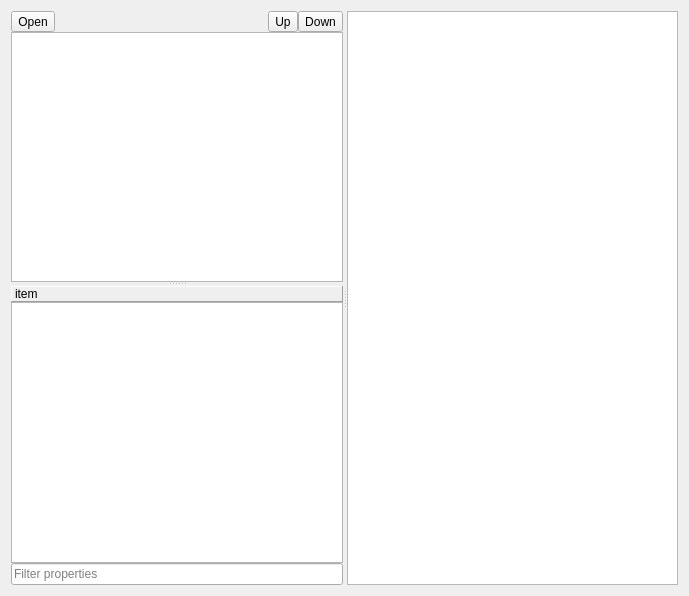
<?xml version="1.0" encoding="UTF-8"?>
<ui version="4.0">
 <class>MainView</class>
 <widget class="QWidget" name="MainView">
  <property name="geometry">
   <rect>
    <x>0</x>
    <y>0</y>
    <width>689</width>
    <height>596</height>
   </rect>
  </property>
  <property name="windowTitle">
   <string>Form</string>
  </property>
  <layout class="QVBoxLayout" name="verticalLayout_3">
   <item>
    <widget class="QSplitter" name="splitter_2">
     <property name="orientation">
      <enum>Qt::Horizontal</enum>
     </property>
     <property name="childrenCollapsible">
      <bool>false</bool>
     </property>
     <widget class="QWidget" name="layoutWidget">
      <layout class="QVBoxLayout" name="verticalLayout">
       <property name="spacing">
        <number>0</number>
       </property>
       <item>
        <layout class="QHBoxLayout" name="horizontalLayout_3">
         <item>
          <widget class="QToolButton" name="btnOpen">
           <property name="sizePolicy">
            <sizepolicy hsizetype="Fixed" vsizetype="Fixed">
             <horstretch>0</horstretch>
             <verstretch>0</verstretch>
            </sizepolicy>
           </property>
           <property name="text">
            <string>Open</string>
           </property>
          </widget>
         </item>
         <item>
          <spacer name="horizontalSpacer_2">
           <property name="orientation">
            <enum>Qt::Horizontal</enum>
           </property>
           <property name="sizeHint" stdset="0">
            <size>
             <width>40</width>
             <height>20</height>
            </size>
           </property>
          </spacer>
         </item>
         <item>
          <widget class="QToolButton" name="btnMoveUp">
           <property name="text">
            <string>Up</string>
           </property>
          </widget>
         </item>
         <item>
          <widget class="QToolButton" name="btnMoveDown">
           <property name="text">
            <string>Down</string>
           </property>
          </widget>
         </item>
        </layout>
       </item>
       <item>
        <widget class="QSplitter" name="splitter">
         <property name="orientation">
          <enum>Qt::Vertical</enum>
         </property>
         <widget class="QListView" name="lstLayers">
          <property name="contextMenuPolicy">
           <enum>Qt::CustomContextMenu</enum>
          </property>
          <property name="acceptDrops">
           <bool>true</bool>
          </property>
          <property name="editTriggers">
           <set>QAbstractItemView::NoEditTriggers</set>
          </property>
          <property name="dragEnabled">
           <bool>true</bool>
          </property>
          <property name="dragDropMode">
           <enum>QAbstractItemView::DragDrop</enum>
          </property>
          <property name="defaultDropAction">
           <enum>Qt::IgnoreAction</enum>
          </property>
          <property name="alternatingRowColors">
           <bool>true</bool>
          </property>
         </widget>
         <widget class="QWidget" name="layoutWidget">
          <layout class="QVBoxLayout" name="verticalLayout_4">
           <property name="spacing">
            <number>0</number>
           </property>
           <item>
            <widget class="QLabel" name="labelItem">
             <property name="frameShape">
              <enum>QFrame::Panel</enum>
             </property>
             <property name="frameShadow">
              <enum>QFrame::Raised</enum>
             </property>
             <property name="text">
              <string>item</string>
             </property>
             <property name="margin">
              <number>1</number>
             </property>
            </widget>
           </item>
           <item>
            <widget class="QTableView" name="tableView">
             <property name="mouseTracking">
              <bool>true</bool>
             </property>
             <property name="autoFillBackground">
              <bool>true</bool>
             </property>
             <property name="selectionMode">
              <enum>QAbstractItemView::ExtendedSelection</enum>
             </property>
             <property name="selectionBehavior">
              <enum>QAbstractItemView::SelectRows</enum>
             </property>
             <property name="sortingEnabled">
              <bool>true</bool>
             </property>
             <attribute name="horizontalHeaderShowSortIndicator" stdset="0">
              <bool>true</bool>
             </attribute>
             <attribute name="horizontalHeaderStretchLastSection">
              <bool>true</bool>
             </attribute>
             <attribute name="verticalHeaderMinimumSectionSize">
              <number>24</number>
             </attribute>
             <attribute name="verticalHeaderDefaultSectionSize">
              <number>24</number>
             </attribute>
             <attribute name="verticalHeaderStretchLastSection">
              <bool>false</bool>
             </attribute>
            </widget>
           </item>
           <item>
            <widget class="QLineEdit" name="edtFilter">
             <property name="placeholderText">
              <string>Filter properties</string>
             </property>
            </widget>
           </item>
          </layout>
         </widget>
        </widget>
       </item>
      </layout>
     </widget>
     <widget class="QWidget" name="layoutWidget">
      <layout class="QGridLayout" name="gridLayout">
       <item row="0" column="0">
        <widget class="WaterwAIs::MapView" name="mapView"/>
       </item>
      </layout>
     </widget>
    </widget>
   </item>
  </layout>
 </widget>
 <customwidgets>
  <customwidget>
   <class>WaterwAIs::MapView</class>
   <extends>QGraphicsView</extends>
   <header>UI/MapView.h</header>
  </customwidget>
 </customwidgets>
 <resources/>
 <connections/>
</ui>
